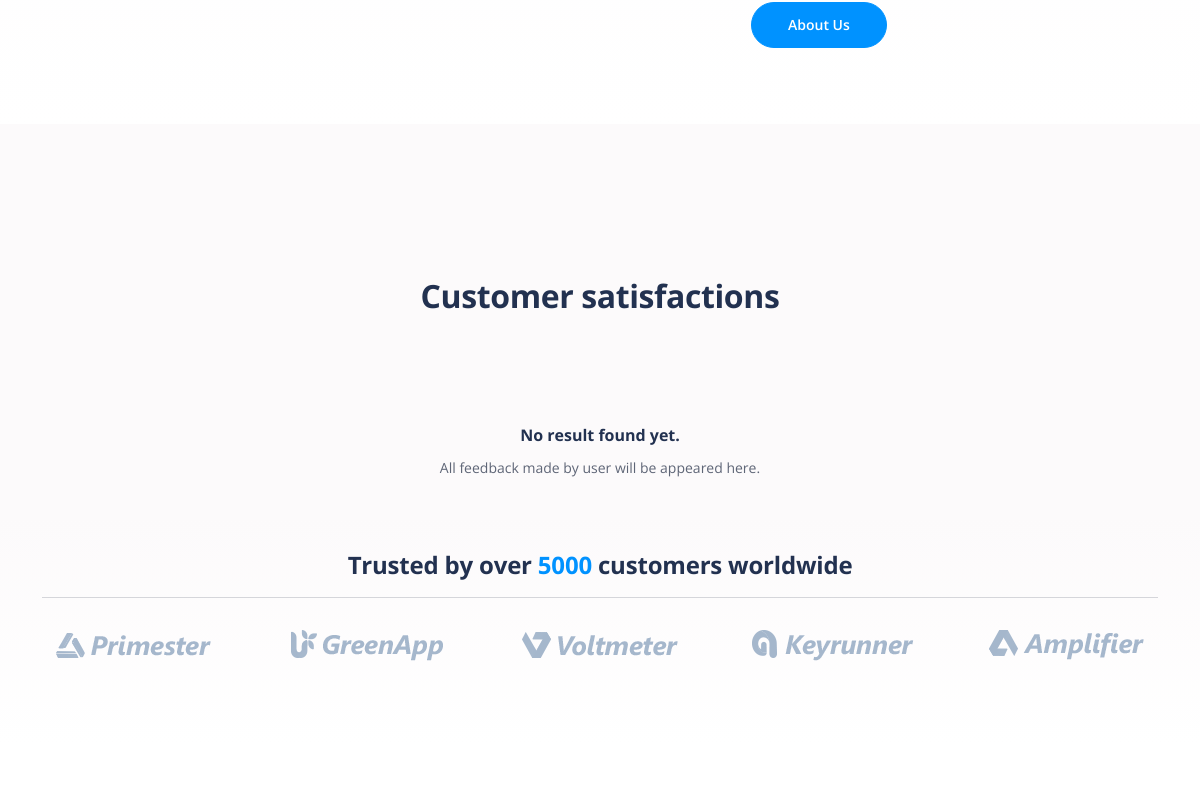
The app's page /view/index.php (middle part), older data.
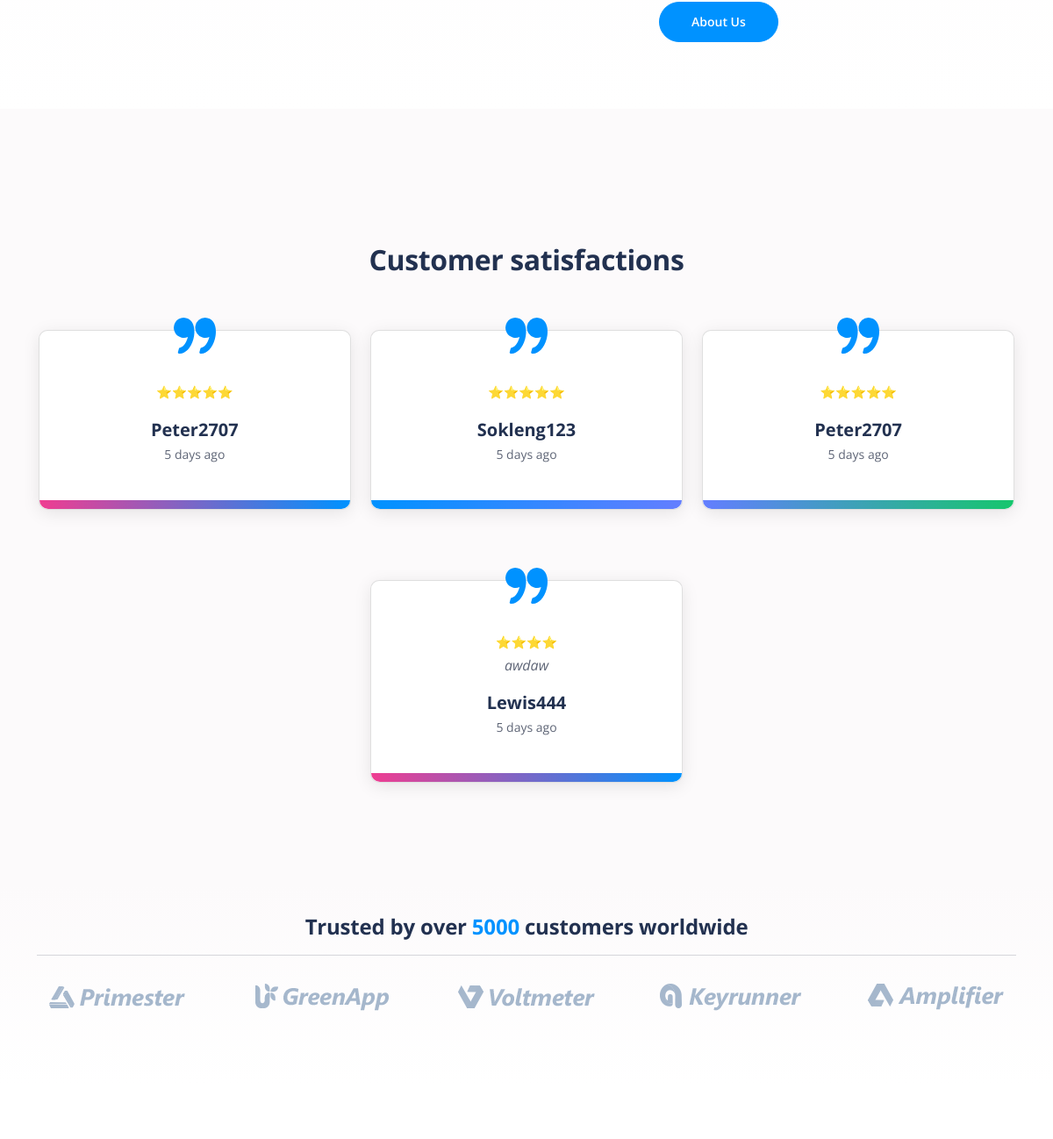
The same page, newer data.
### tables this page shows
CREATE TABLE `jobmatch` (
  `id` int(11) NOT NULL,
  `employer` text NOT NULL,
  `jobSeeker` text NOT NULL,
  `jobPostID` int(11) NOT NULL,
  `percentage` int(11) NOT NULL,
  `rating` int(11) DEFAULT NULL,
  `feedback` text DEFAULT NULL,
  `date` timestamp NOT NULL DEFAULT current_timestamp() ON UPDATE current_timestamp()
);

### controller/admin_controller.php (called while the page is built, shortened)
<?php
class AdminController {
    public function getAllFeedback() {
        require_once '../model/admin_model.php';
        include '../model/db_connection.php';
        $adminModel = new AdminModel();
        return $adminModel->getAllFeedback($db);
    }
}

### model/admin_model.php (called while the page is built, shortened)
<?php
class AdminModel {
	public function getAllFeedback($db) {
		require_once '../model/job_object.php';
		require_once '../model/matchmaking_model.php';
		$mm = new MatchmakingModel();
		$allFeedbacks = array();
		$query = "SELECT * FROM jobmatch ORDER BY id";
		$result = $db->query($query);
		$numResults = $result->num_rows;
		for ($i = 0; $i < $numResults; $i++) {
			$row = $result->fetch_assoc();
			if($row['rating'] != NULL || $row['rating'] > 1){
				$timeElapsed = $mm->getTimeElapsed($row['date']);
				$allFeedbacks[$i] = new Feedback($row['id'], $row['jobSeeker'], $row['employer'], intval($row['rating']), $row['feedback'], $timeElapsed);
			}
		}
		return $allFeedbacks;
	}
}

### model/matchmaking_model.php (called while the page is built, shortened)
<?php
class MatchmakingModel {
	function getTimeElapsed($date, $tense = 'ago') {
		static $periods = array('year', 'month', 'day', 'hour', 'minute', 'second');
		$now  = new DateTime('now');
		$date = new DateTime($date);
		$diff = $now->diff($date)->format('%y %m %d %h %i %s');
		$diff = explode(' ', $diff);
		$diff = array_combine($periods, $diff);
		$diff = array_filter($diff);
		$period = key($diff);
		$value  = current($diff);
		if (!$value) {
			$period = 'seconds';
			$value  = 0;
		} else {
			if ($value > 1) {
				$period .= 's';
			}
		}
		return "$value $period $tense";
	}
}

### model/job_object.php (called while the page is built, shortened)
<?php
class Feedback{
    public function __construct($id, $jobseeker, $employer, $rating, $comment, $date) {
        $this->jobseeker = $jobseeker;
        $this->rating = $rating;
        $this->comment = $comment;
        $this->date = $date;
    }
}

### view/index.php (the view, shortened to what the changed rows need)
<?php
require_once '../controller/admin_controller.php';
$ac = new AdminController();
$allFeedbacks = $ac->getAllFeedback();
?>
<!DOCTYPE html>
<html lang="en">
<head>
    <?php
        require_once("component/header.php");
    ?>
</head>
<body data-bs-spy="scroll" data-bs-target="#navbarExample">
    <div class="cards-2 bg-gray">
        <div class="container">
            <div class="row">
                <div class="col-lg-12">
                    <h2 class="h2-heading">Customer satisfactions</h2>
                </div>
            </div>
            <div class="row">
                <div class="col-lg-12">
                    <?php
                    if (count($allFeedbacks) < 1) {
                        echo "<h6 class='mt-5'>No result found yet.</h6> <small>All feedback made by user will be appeared here.</small>";
                    } else {
                        $feedback = array_slice($allFeedbacks, -6);
                        for ($i = 0; $i < count($feedback); $i++) {
                            $rating = str_repeat("⭐", $feedback[$i]->rating);
                            $comment = $feedback[$i]->comment;
                            $jobseeker = $feedback[$i]->jobseeker;
                            $date = $feedback[$i]->date;
                            echo <<< END
                                <div class="card">
                                    <img class="quotes" src="../images/quotes.svg" alt="alternative">
                                    <div class="card-body">
                                        <small>$rating</small>
                                        <p class="testimonial-text">$comment</p>
                                        <div class="testimonial-author">$jobseeker</div>
                                        <div class="occupation">$date</div>
                                    </div>
                            END;
                            if($i == 0 || $i == 3){
                                echo "<div class='gradient-floor red-to-blue'></div>";
                            }elseif($i == 1 || $i == 4){
                                echo "<div class='gradient-floor blue-to-purple'></div>";
                            }elseif($i == 2 || $i == 5){
                                echo "<div class='gradient-floor purple-to-green'></div>";
                            }
                            echo <<< END
                                </div>
                            END;
                        }
                    }
                    ?>
                </div>
            </div>
        </div>
    </div>
</body>
</html>

Row changes from the older to the newer data that the page shows:
added jobmatch: rating "⭐⭐⭐⭐⭐", jobSeeker "Peter2707", date "5 days ago"
added jobmatch: rating "⭐⭐⭐⭐⭐", jobSeeker "Sokleng123", date "5 days ago"
added jobmatch: rating "⭐⭐⭐⭐⭐", jobSeeker "Peter2707", date "5 days ago"
added jobmatch: rating "⭐⭐⭐⭐", feedback "awdaw", jobSeeker "Lewis444", date "5 days ago"
Text that changed along with them:
text no longer shown: "No result found yet. All feedback made by user will be appeared here."
